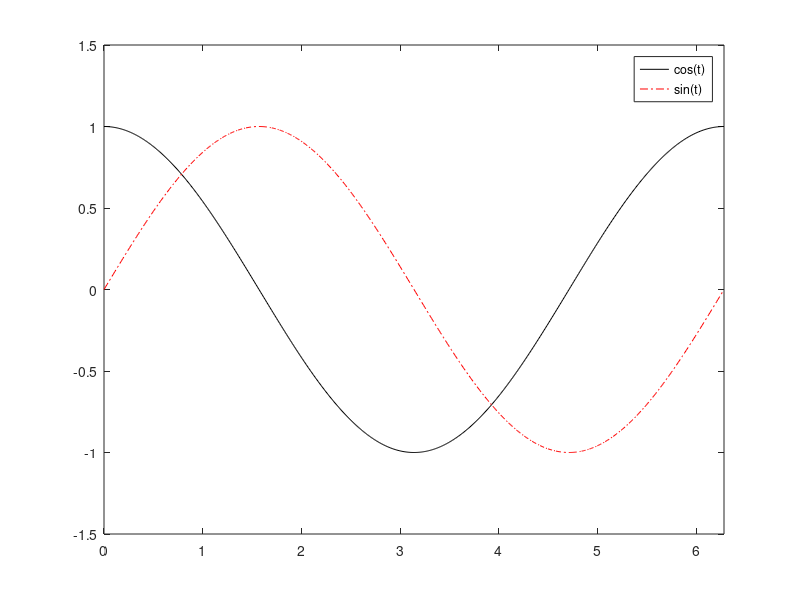

The MATLAB source for this figure:


%plotiing sine and cosine graph 

t = 0:0.01:(2*pi);
     x = cos(t);
     y = sin(t);
     plot(t,x,'k'); hold on;
     plot(t,y,'r-.'); 
     axis([0 2*pi -1.5 1.5])
     legend('cos(t)','sin(t)','Location','NorthEast')